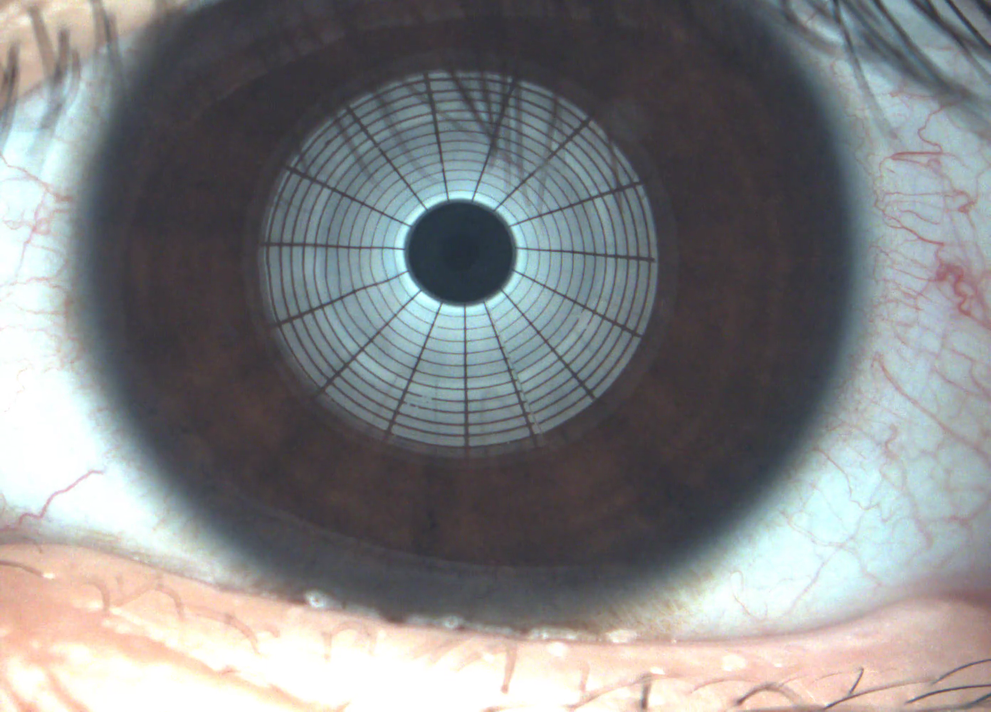
#> input picture dry_eye/out1.png, 991 x 712 px, shrunk from 1392 x 1000 before the run
$ python placido.py
#> lines starting #> are read from the running program, lines starting #| are printed output that depends on the picture; after the words box and inside, x2 and y2 are one past the last pixel; in counts of white or black regions, pixels touching at a corner belong together
import cv2
import numpy as np
import matplotlib.pyplot as plt

img = cv2.imread("out1.png")
#> img is the input picture: shape (712, 991, 3); mean B, G, R 131.7, 130.6, 129.7
img2 = cv2.cvtColor(img,cv2.COLOR_RGB2HSV)
#> img2: shape (712, 991, 3); mean H, S, V 78.3, 32.4, 139.3

def filter_hsv_image(img,lower_bounds,upper_bounds):
    mask = cv2.inRange(img2,lower_bounds,upper_bounds)
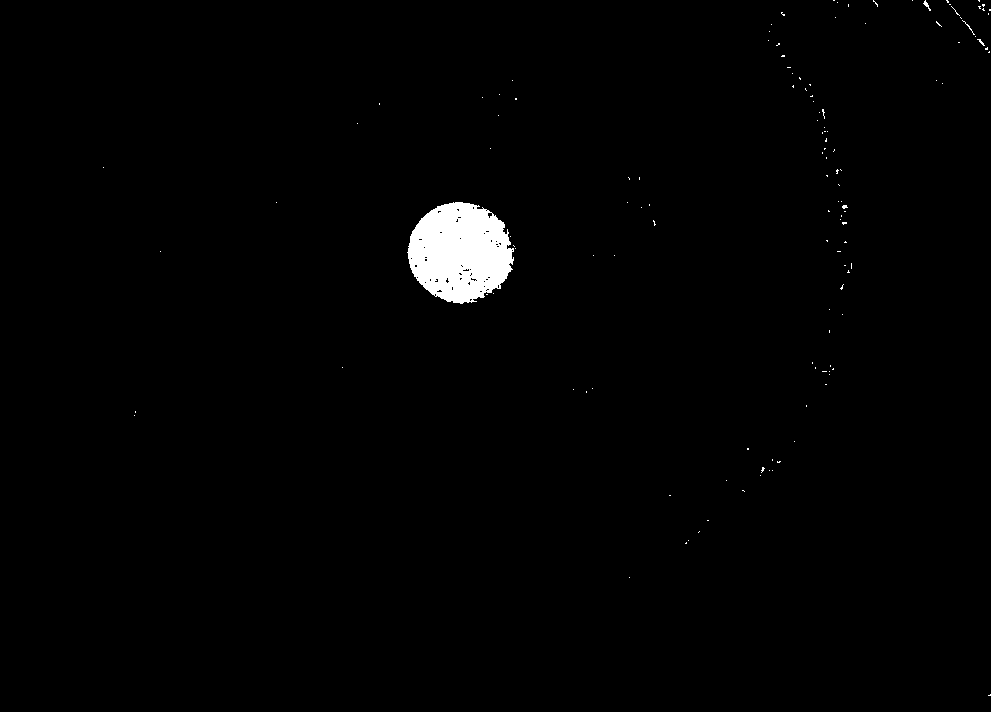
#> mask: shape (712, 991); 1.2% white; 132 white regions (129 under 20 px), largest, box (x1, y1, x2, y2) and area: (407, 202, 514, 304) 8034, (923, 0, 931, 11) 29, (962, 20, 975, 35) 22
    kernel = np.ones((5,5),np.uint8)
    mask = cv2.morphologyEx(mask, cv2.MORPH_CLOSE, kernel)
#> mask: shape (712, 991); 1.3% white; 111 white regions (105 under 20 px)
    return mask

def find_one_circle(mask):
    contours = cv2.findContours(mask, cv2.RETR_EXTERNAL, cv2.CHAIN_APPROX_SIMPLE)[-2]
#> contours = 111 contours, 109 with area under 20; largest, box (x1, y1, x2, y2) and area: (407, 202, 516, 304) 8136, (978, 0, 991, 15) 41
    if len(contours) > 0:
        biggest_contour = max(contours, key=cv2.contourArea)
#> biggest_contour = contour of 164 points, box (x1, y1, x2, y2) (407, 202, 516, 304), area 8136
        (x, y), r = cv2.minEnclosingCircle(biggest_contour)
#> x = 461; y = 251; r = 54.05
        return [int(x), int(y),int(r)]
    else:
        return None


lower_bounds,upper_bounds=np.array([0,70,0]),np.array([40,255,100])
mask=filter_hsv_image(img2,lower_bounds,upper_bounds)
[x,y,r]=find_one_circle(mask)
#> x = 461; y = 251; r = 54

dst=cv2.linearPolar(img,(x,y),5*r,cv2.WARP_FILL_OUTLIERS)
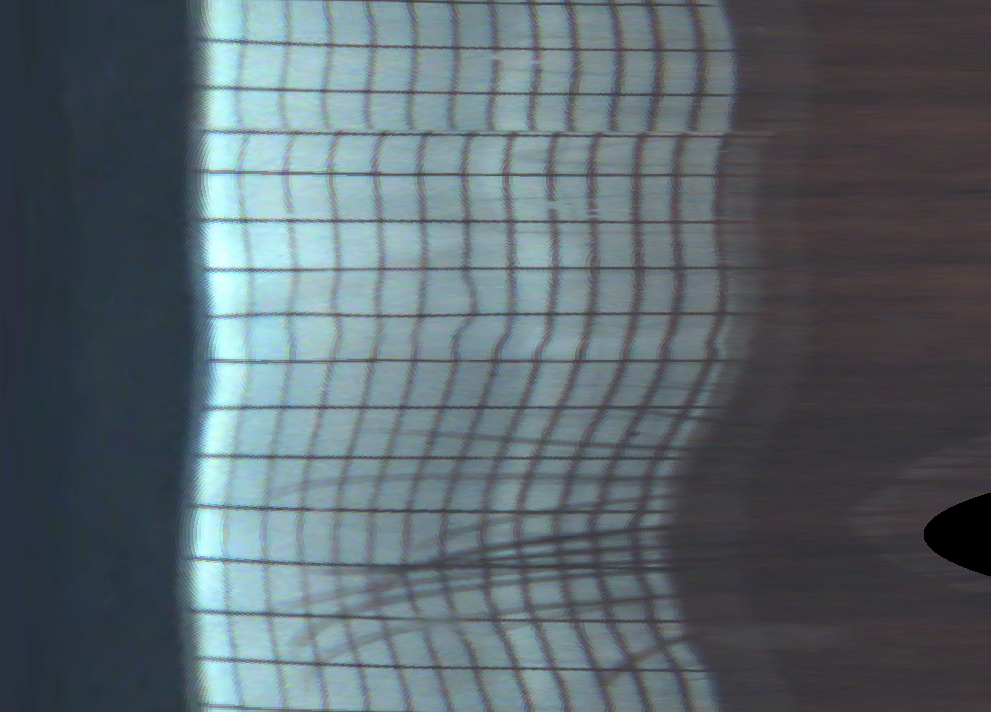
#> dst: shape (712, 991, 3); mean B, G, R 108.5, 101.8, 89.9
dst = cv2.cvtColor(dst,cv2.COLOR_RGB2GRAY)
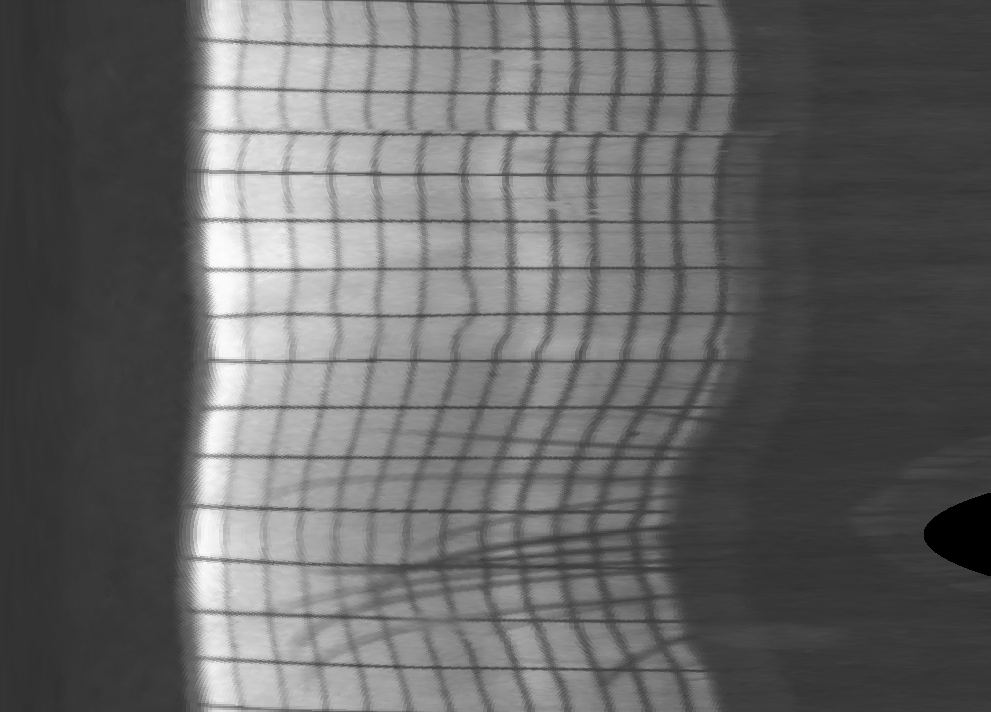
#> dst: shape (712, 991); min 0, max 252, mean 102.4

# lower_bounds1,upper_bounds1 = np.array([0,0,100]),np.array([255,255,255])
# res1=cv2.inRange(dst,lower_bounds1,upper_bounds1)
res1 = cv2.adaptiveThreshold(dst,255,cv2.ADAPTIVE_THRESH_MEAN_C,cv2.THRESH_BINARY,11,2)
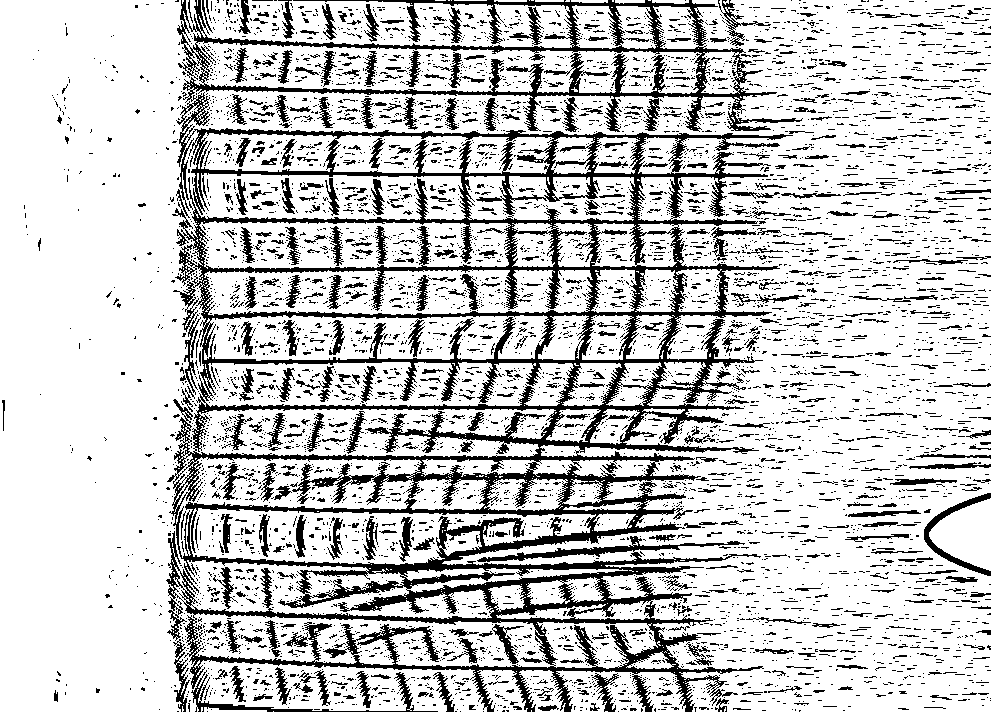
#> res1: shape (712, 991); 78.7% white; 6206 black regions (5558 under 20 px), largest, box (x1, y1, x2, y2) and area: (166, 0, 803, 712) 86342, (191, 670, 438, 712) 1054, (924, 493, 991, 576) 903

plt.subplot(1,2,1),plt.imshow(dst,cmap="gray")
plt.subplot(1,2,2),plt.imshow(res1,cmap="gray"),plt.show()

$ run again, with dry_eye/out11.png copied over dry_eye/out1.png
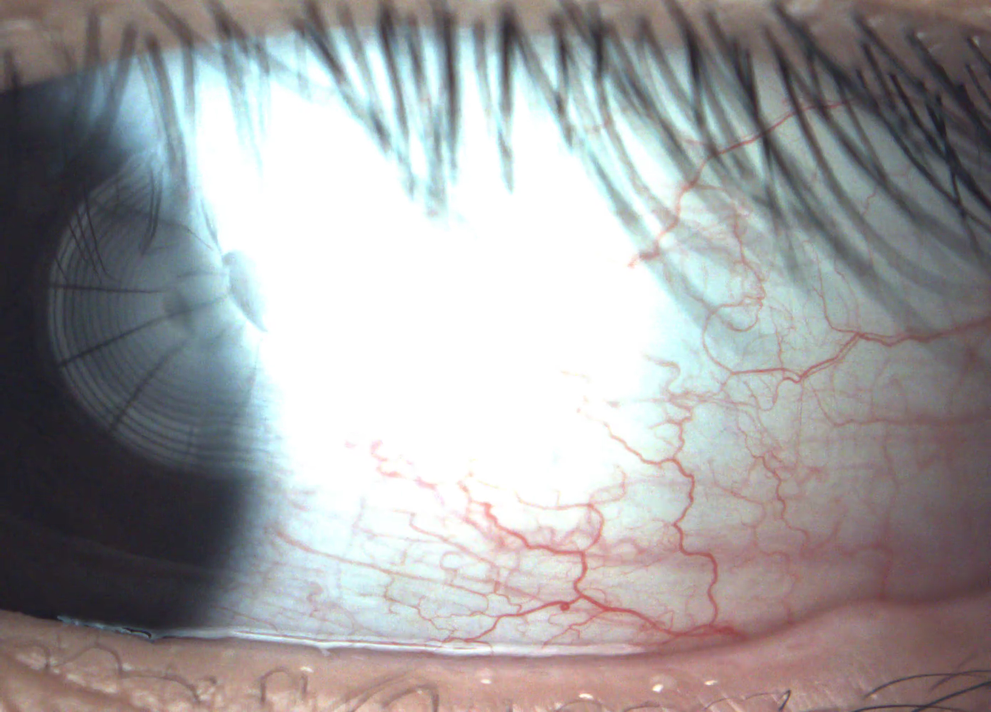
#> input picture dry_eye/out11.png, 991 x 712 px, shrunk from 1392 x 1000 before the run
#> img is the input picture: shape (712, 991, 3); mean B, G, R 159.8, 158.8, 160.2
#> img2: shape (712, 991, 3); mean H, S, V 65.2, 31.9, 168.9
#> in filter_hsv_image, `mask = cv2.morphologyEx(mask, cv2.MORPH_CLOSE, kernel)`:
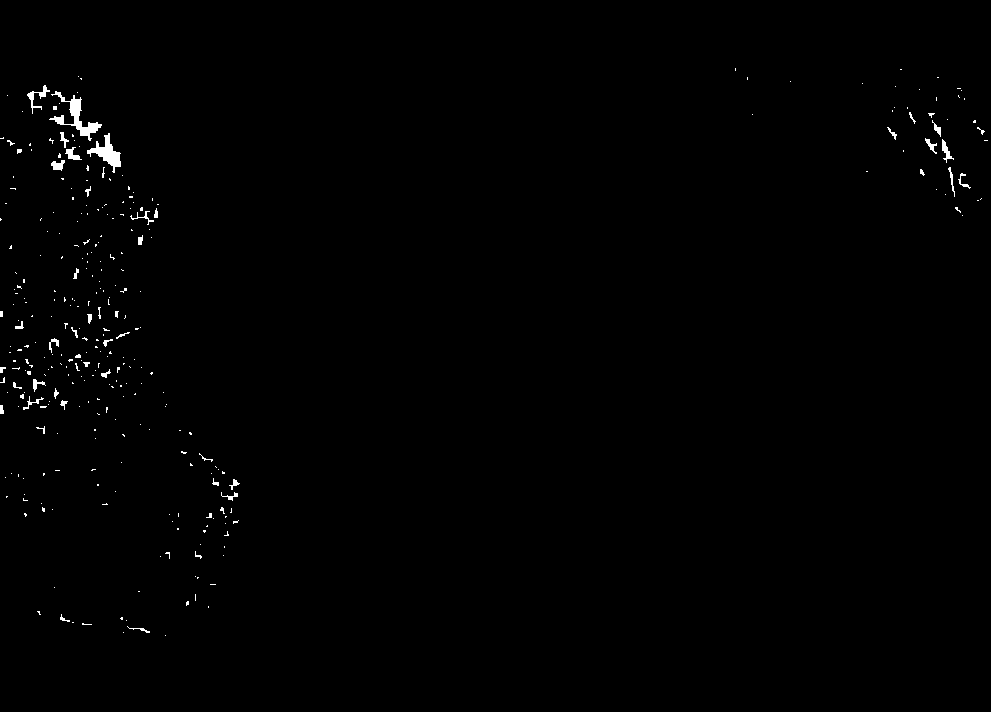
#> mask: shape (712, 991); 0.58% white; 319 white regions (273 under 20 px)
#> contours = 319 contours, 297 with area under 20; largest, box (x1, y1, x2, y2) and area: (49, 91, 102, 141) 500, (87, 133, 121, 173) 414, (27, 85, 50, 114) 102, (65, 147, 82, 160) 76, (51, 160, 65, 171) 74
#> biggest_contour = contour of 121 points, box (x1, y1, x2, y2) (49, 91, 102, 141), area 500
#> in find_one_circle, `(x, y), r = cv2.minEnclosingCircle(biggest_contour)`: x = 72.29; y = 115.5; r = 30.25
#> `[x,y,r]=find_one_circle(mask)`: x = 72; y = 115; r = 30
#> `res1 = cv2.adaptiveThreshold(dst,255,cv2.ADAPTIVE_THRESH_MEAN_C,cv2.TH..`:
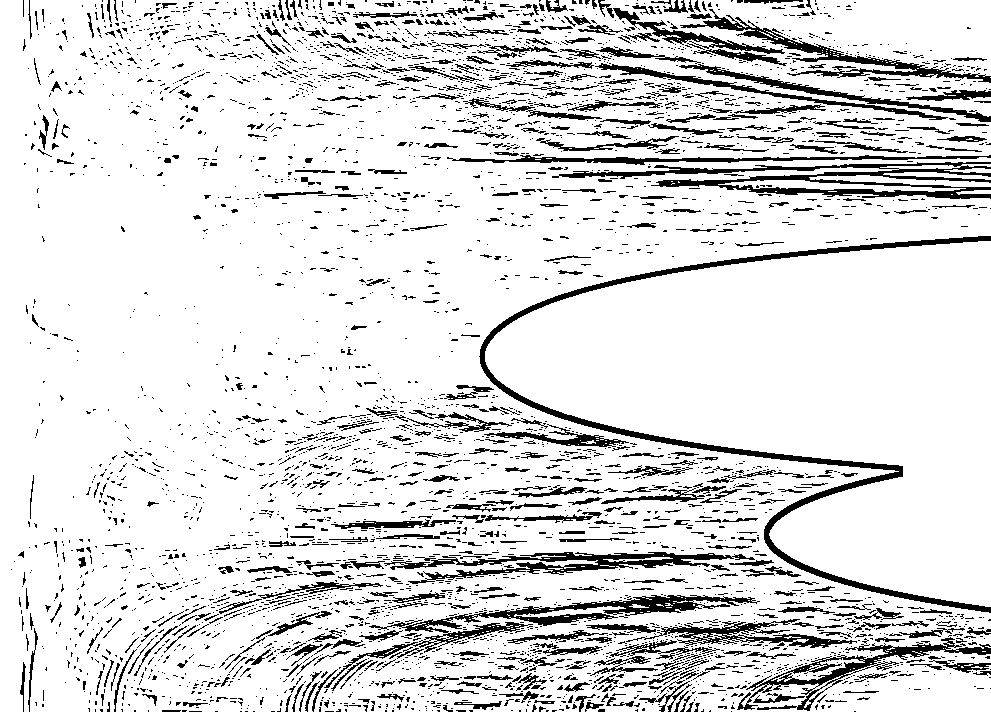
#> res1: shape (712, 991); 87.1% white; 4347 black regions (3727 under 20 px), largest, box (x1, y1, x2, y2) and area: (479, 236, 991, 613) 7636, (552, 162, 991, 199) 5118, (324, 595, 760, 688) 4379

$ run again, with dry_eye/out12.png copied over dry_eye/out1.png
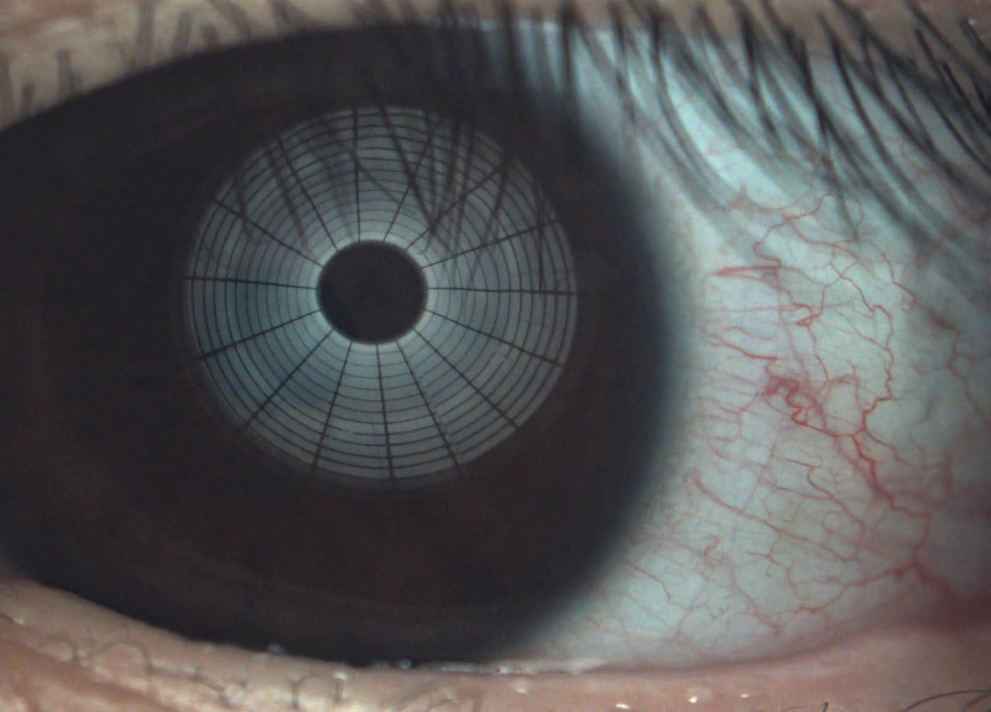
#> input picture dry_eye/out12.png, 991 x 712 px, shrunk from 1392 x 1000 before the run
#> img is the input picture: shape (712, 991, 3); mean B, G, R 85.2, 84.6, 85.4
#> img2: shape (712, 991, 3); mean H, S, V 88.2, 34.7, 91.4
#> in filter_hsv_image, `mask = cv2.morphologyEx(mask, cv2.MORPH_CLOSE, kernel)`:
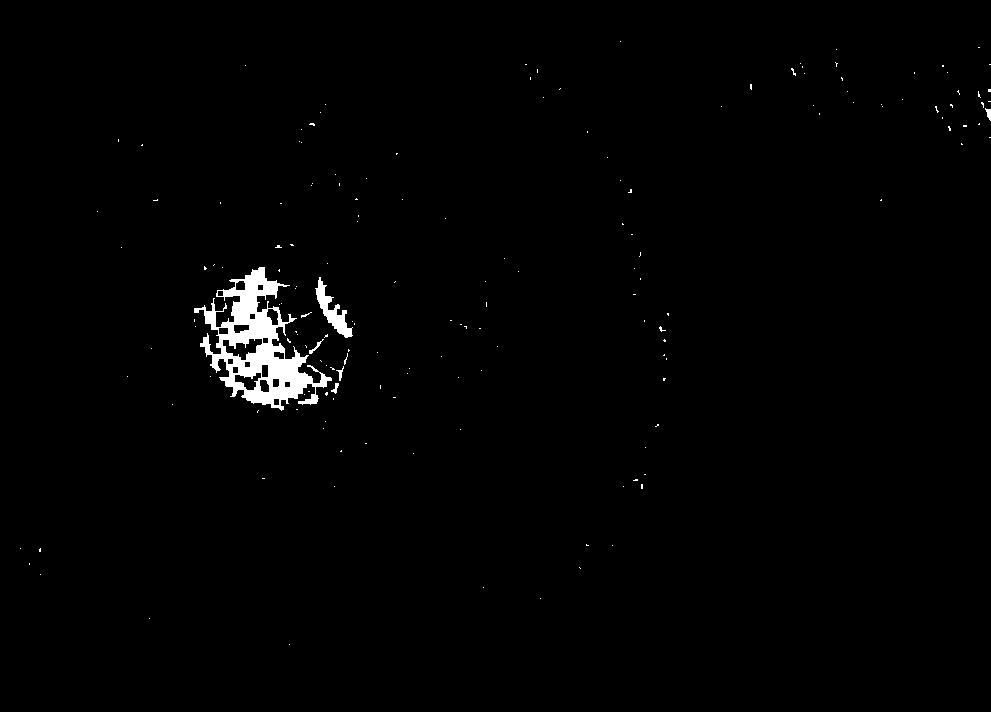
#> mask: shape (712, 991); 1.2% white; 168 white regions (161 under 20 px)
#> contours = 168 contours, 162 with area under 20; largest, box (x1, y1, x2, y2) and area: (194, 267, 332, 411) 7845, (315, 277, 353, 338) 634, (985, 108, 991, 121) 30, (309, 339, 324, 354) 29, (331, 383, 339, 394) 26, (336, 366, 344, 381) 22
#> biggest_contour = contour of 494 points, box (x1, y1, x2, y2) (194, 267, 332, 411), area 7845
#> in find_one_circle, `(x, y), r = cv2.minEnclosingCircle(biggest_contour)`: x = 263; y = 345.3; r = 78.39
#> `[x,y,r]=find_one_circle(mask)`: x = 262; y = 345; r = 78
#> `res1 = cv2.adaptiveThreshold(dst,255,cv2.ADAPTIVE_THRESH_MEAN_C,cv2.TH..`:
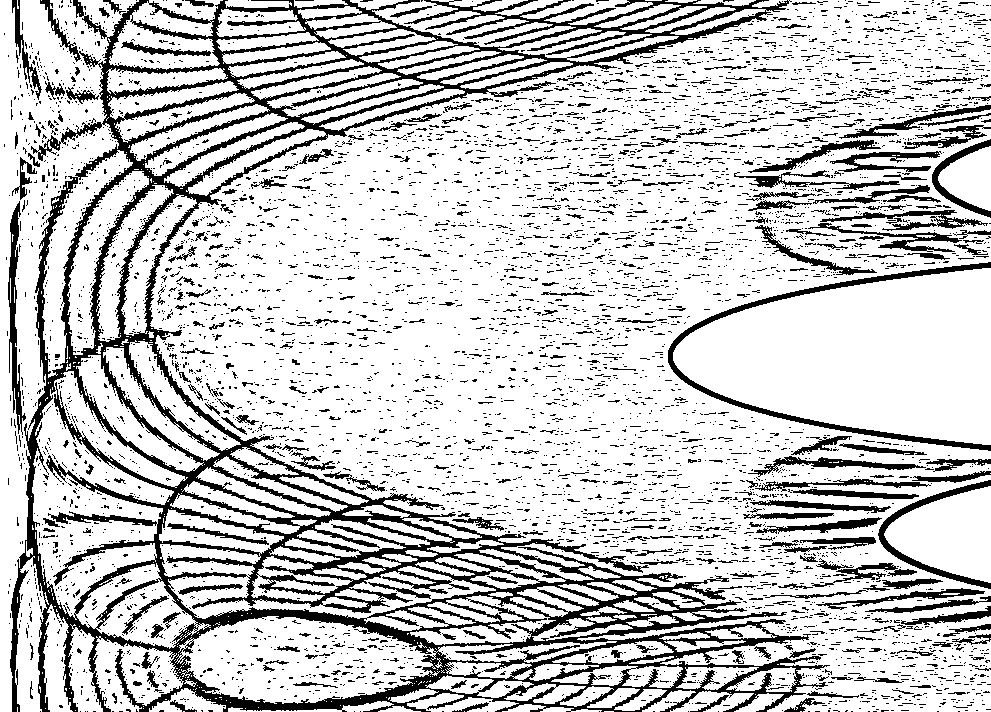
#> res1: shape (712, 991); 79% white; 5691 black regions (5272 under 20 px), largest, box (x1, y1, x2, y2) and area: (10, 0, 830, 712) 83529, (668, 262, 991, 451) 3600, (878, 480, 991, 589) 1517
